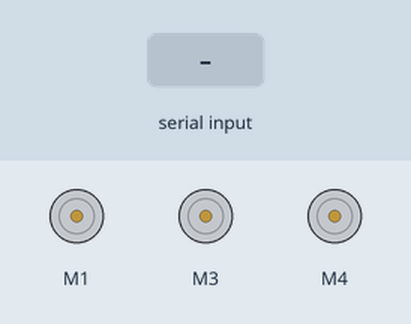
Recording of a sketch running on a simulated Arduino Uno, built with avr-gcc and run on an emulated ATmega328P. Shown: 3 × DC motor (green arrow = forward, orange = backward, longer = faster). The inputs (shaded band) are chosen by the test bench.

Above: at 1.2 s.
1.3 s: "1" received over Serial
At 1.45 s:
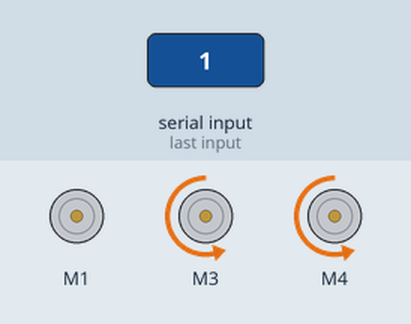
Timing chart, 0 to 4.3 s (numbered marks = the images above; inputs shaded):
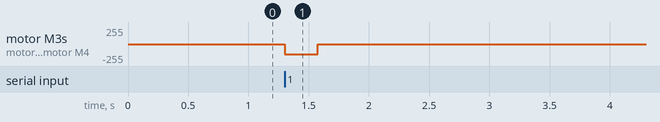

Measured:
- after the input at 1.3 s, motor M3, motor M4: stopped → backward 152/255 at once, → stopped 0.28 s later

The sketch:

move1square.ino
```cpp
#include <CircleBot.h>
#include <AFMotor.h>

CircleBot bot(1, 3, 4);

void setup() {
    Serial.begin(115200);
}

void loop() {
    while(!Serial.available());
    while(Serial.available()) Serial.read();
    bot.Move(0, 500);
    delay(275);
    bot.Move(0,0);
}
```
